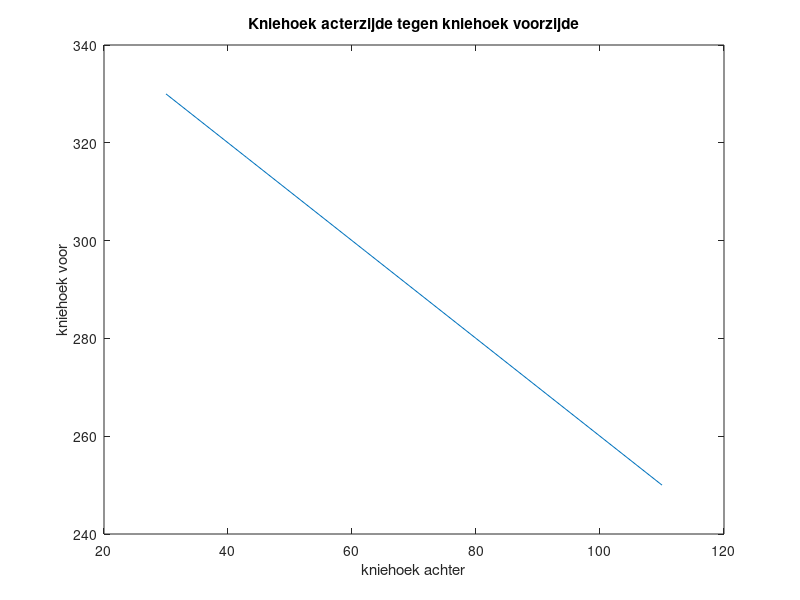

Here is the MATLAB script that generated this plot:
% Gegeven onderstaande code waarmee je de kniehoek in graden, gemeten
% aan de achterzijde, tijdens een kniebeweging genereert. 
% 
% Bepaal met  behulp van een lus (while/for) de gelijktijdig optredende 
% kniehoek aan de voorzijde. 
% Zet deze kniehoek in een variabele met de naam phiVoor.
% Plot de kniehoek aan de achterzijde tegen de kniehoek aan de 
% voorzijde (y-as)
%
% Geef de plot de titel "Kniehoek acterzijde tegen kniehoek voorzijde"
% en geef de x-as en y-as een naam.

close all
kniehoekAchter = [30 35 39 43 49 59 62 80 110];

% De oplossing:
phiVoor = zeros(size(kniehoekAchter));
for i = 1:size(kniehoekAchter,2)
    phiVoor(i) = 360-kniehoekAchter(i);
end    
figure
plot(kniehoekAchter,phiVoor)
title("Kniehoek acterzijde tegen kniehoek voorzijde");
xlabel('kniehoek achter');
ylabel('kniehoek voor');
